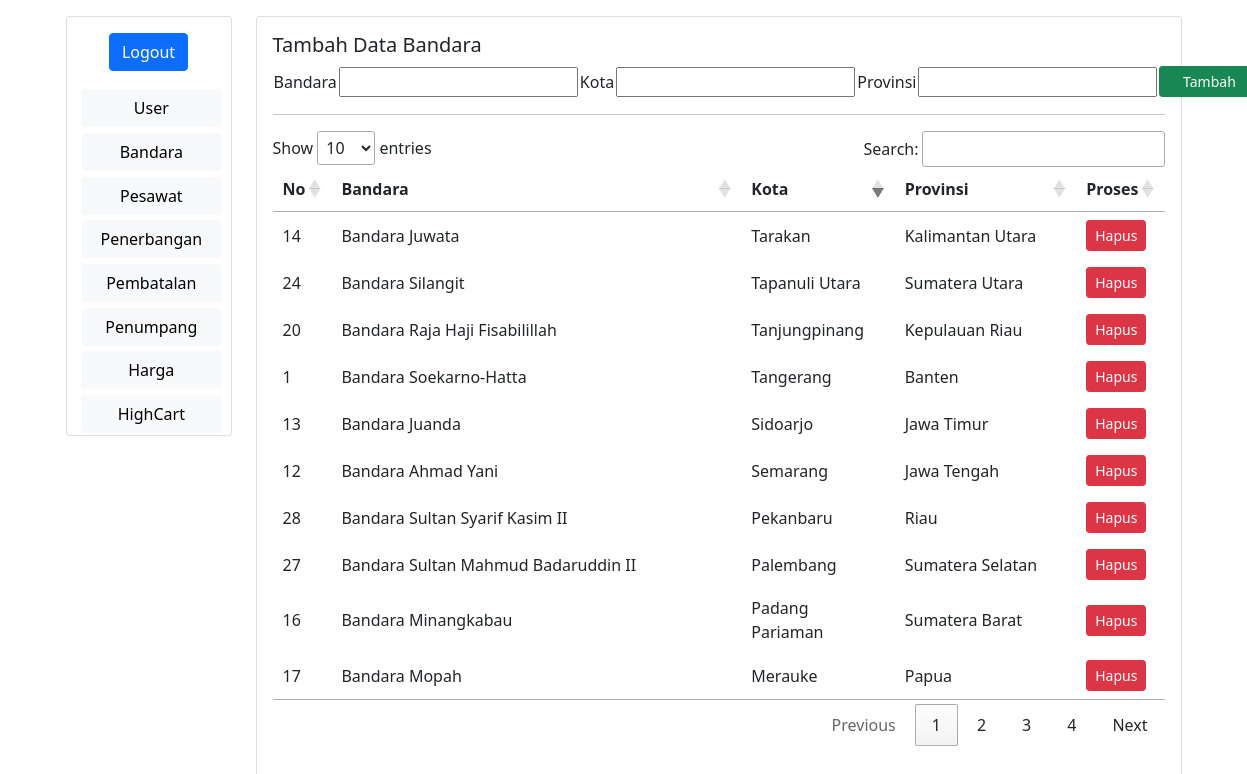
Screenshot of /bandara.php (signed in) with the database file from the repository.
### tables this page shows
CREATE TABLE `bandara` (
  `id_bandara` int(50) NOT NULL,
  `nama` varchar(100) NOT NULL,
  `kota` varchar(50) NOT NULL,
  `provinsi` varchar(50) NOT NULL
);

### bandara.php (the view, shortened to what this page needs)
<?php
     if(isset($_COOKIE['unameA'])){
        $username=$_COOKIE['unameA'];
        $password=$_COOKIE['passA'];
        tampilkanData();
    } else if(isset($_SESSION['usernameA'])){
       tampilkanData();
    } else{
        echo "<center><h1>Anda harus login terlebih dahulu</h1></center>";
    }
?>
<?php function tampilkanData(){
?>
<!DOCTYPE html>
<html>
<head>
	<link href="https://cdn.jsdelivr.net/npm/bootstrap@5.0.2/dist/css/bootstrap.min.css" rel="stylesheet">
</head>
<body>
	<main>
		<div class="container mt-3">
			<div class="row">
				<div class="col-sm-2">
                    <div class="card">
						<?php include "dasboardadmin.php"; ?>
					</div>
                </div>
				<div class="col-sm-10">
					<div class="card">
						<div class="card-body">
							<h5 class="card-tittle">Tambah Data Bandara</h5>
                            <form action="" method="post" enctype="multipart/form-data">
                                <table>
                                    <tr>
                                     <td>Bandara</td>
                                        <td><input type="text" name="nama"></td>
                                    <td>Kota</td>
                                        <td><input type="text" name="kota"></td>
                                    <td>Provinsi</td>
                                        <td><input type="text" name="provinsi"></td>
                                    <td>
                                        <input style="width:100px" type="submit" name="proses" value="Tambah" class="btn btn-success btn-sm">
                                    </td>
                                    </tr>
                                </table>
                            </form>
							<hr>
							<table id="tabel-data">
                                <thead class="thead-dark">
                                    <tr>
                                        <th>No</th>
                                        <th>Bandara</th>
                                        <th>Kota</th>
                                        <th>Provinsi</th>
                                        <th>Proses</th>
                                    </tr>
                                </thead>
                                <tbody>
                                    <?php
                                    include_once('koneksi.php');
                                    $sql = mysqli_query($koneksi, "SELECT * FROM bandara");
                                    foreach ($sql as $row) {
                                    ?>
                                        <tr>
                                            <td><?= $row["id_bandara"]; ?></td>
                                            <td><?= $row["nama"]; ?></td>
                                            <td><?= $row["kota"]; ?></td>
                                            <td><?= $row["provinsi"]; ?></td>
                                            <td>
                        						<a href="hpsbandara.php?id=<?= $row['id_bandara']; ?>" onclick="return confirm ('Apakah Anda yakin akan menghapus data?')" class="btn btn-danger btn-sm">Hapus</a>
                                            </td>
                                        </tr>
                                    <?php } ?>
                            </table>
						</div>
					</div>
				</div>
			</div>
		</div>
	</main>
    <link rel="stylesheet" type="text/css" media="screen" href="https://cdn.datatables.net/1.10.24/css/jquery.dataTables.min.css">
</body>
</html>
<?php } ?>

### dasboardadmin.php (shortened to what this page needs)
<!DOCTYPE html>
<html>
<head>
	<link href="https://cdn.jsdelivr.net/npm/bootstrap@5.0.2/dist/css/bootstrap.min.css" rel="stylesheet">
</head>
<body>
	<center>
		<form method="post" action="login_admin.php">
			<input type="submit" class="button btn btn-primary mt-3" name="submitLogoutA" value="Logout" href="login_admin.php"/>
		</form>
	</center>
	<main style="margin: -10%;">
			<div class="container mt-3">
				<div class="row">
						<div class="card-body">
							<a href="user.php">
								<button style="width: 100%; margin: 2%;" type="button" class="btn btn-light">User</button>
							</a>
							<a href="bandara.php">
								<button style="width: 100%; margin: 2%;" type="button" class="btn btn-light">Bandara</button>
							</a>
							<a href="pesawat.php">
								<button style="width: 100%; margin: 2%;" type="button" class="btn btn-light">Pesawat</button>
							</a>
							<a href="penerbangan.php">
								<button style="width: 100%; margin: 2%;" type="button" class="btn btn-light">Penerbangan</button>
							</a>
							<a href="pembatalan.php">
								<button style="width: 100%; margin: 2%;" type="button" class="btn btn-light">Pembatalan</button>
							</a>
							<a href="penumpang.php">
								<button style="width: 100%; margin: 2%;" type="button" class="btn btn-light">Penumpang</button>
							</a>
							<a href="harga.php">
								<button style="width: 100%; margin: 2%;" type="button" class="btn btn-light">Harga</button>
							</a>
							<a href="data.php">
								<button style="width: 100%; margin: 2%;" type="button" class="btn btn-light">HighCart</button>
							</a>
						</div>
				</div>
			</div>
	</main>
</body>
</html>

### rows the page displays
bandara: id_bandara "1", nama "Bandara Soekarno-Hatta", kota "Tangerang", provinsi "Banten"
bandara: id_bandara "12", nama "Bandara Ahmad Yani", kota "Semarang", provinsi "Jawa Tengah"
bandara: id_bandara "13", nama "Bandara Juanda", kota "Sidoarjo", provinsi "Jawa Timur"
bandara: id_bandara "14", nama "Bandara Juwata", kota "Tarakan", provinsi "Kalimantan Utara"
bandara: id_bandara "16", nama "Bandara Minangkabau", kota "Padang Pariaman", provinsi "Sumatera Barat"
bandara: id_bandara "17", nama "Bandara Mopah", kota "Merauke", provinsi "Papua"
bandara: id_bandara "20", nama "Bandara Raja Haji Fisabilillah", kota "Tanjungpinang", provinsi "Kepulauan Riau"
bandara: id_bandara "24", nama "Bandara Silangit", kota "Tapanuli Utara", provinsi "Sumatera Utara"
bandara: id_bandara "27", nama "Bandara Sultan Mahmud Badaruddin II", kota "Palembang", provinsi "Sumatera Selatan"
bandara: id_bandara "28", nama "Bandara Sultan Syarif Kasim II", kota "Pekanbaru", provinsi "Riau"
